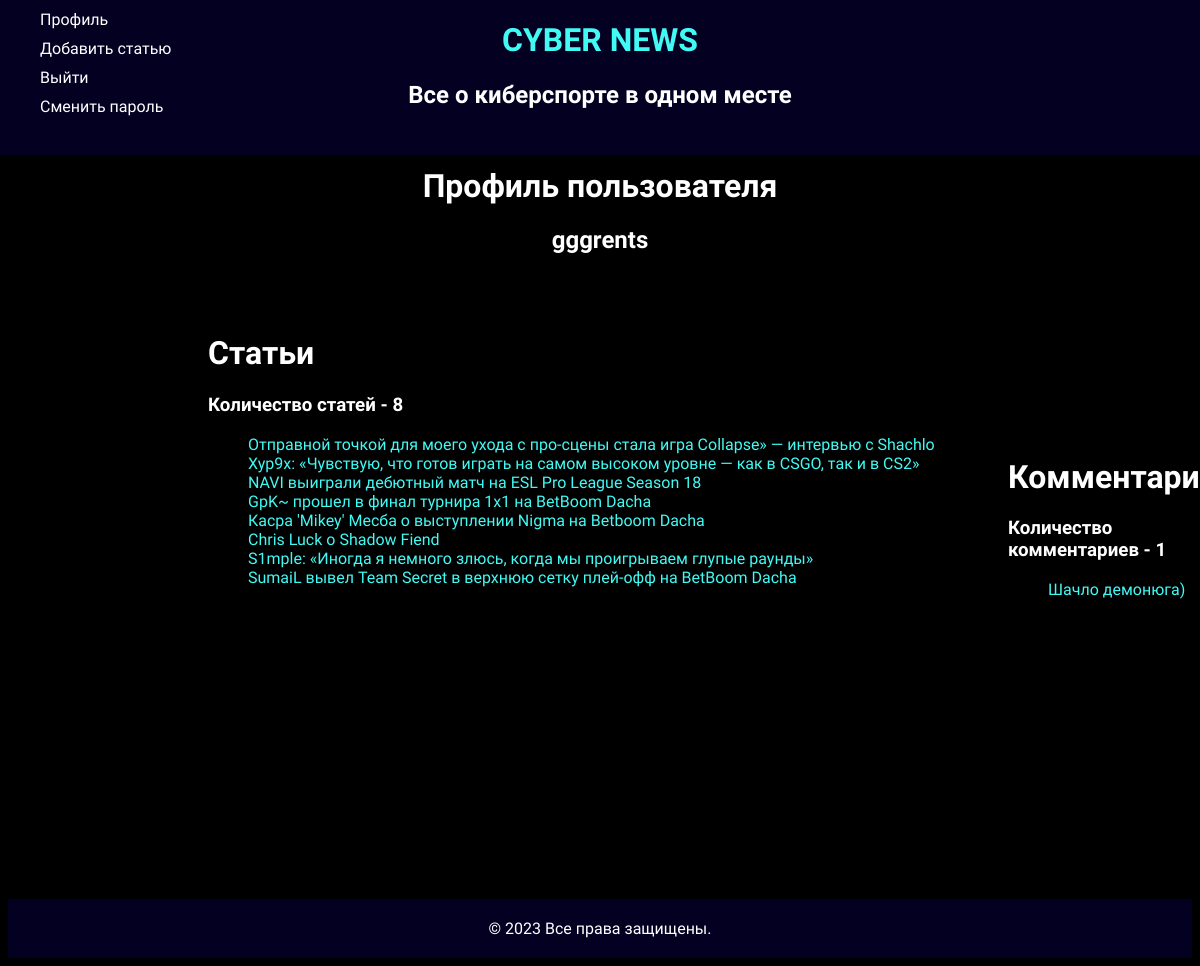
/profile/ (signed in), run on the app's committed database.
### news/models.py (models this page shows, shortened)
class Article(models.Model):
    author = models.ForeignKey(User, related_name="author", on_delete=models.CASCADE)
    title = models.CharField(max_length=255)
    slug = models.CharField(max_length=255, null=True)
    tags = TaggableManager()
    text = models.TextField(max_length=3000)
    image = models.ImageField(upload_to='uploads/')
    created = models.DateTimeField(auto_now_add=True, null=True)
    category = models.ForeignKey(to=Category, related_name='category', on_delete=models.CASCADE)
    class Meta:
        verbose_name = "Статья"
        verbose_name_plural = "Статьи"
        ordering = ['-created']

class Comment(models.Model) :
    author = models.ForeignKey(User, related_name="commentator", on_delete=models.CASCADE, blank=True, null=True)
    article = models.ForeignKey(Article, related_name='article', on_delete=models.CASCADE)
    name = models.CharField(max_length=155)
    text = models.TextField(max_length=1000)
    class Meta :
        verbose_name = "Комментарий"
        verbose_name_plural = "Комментарии"
    def get_absolute_url(self):
        return reverse('full-article', args=[str(self.article.id)])

### news/views.py (the view)
# urls.py: path('profile/', views.UserProfile.as_view(), name='profile'),
class UserProfile(View):
    def get(self, request):
        arts = Article.objects.filter(author=request.user)
        comms = Comment.objects.filter(author=request.user)
        return render(request, 'profile.html', {'arts': arts, 'comms': comms})

### templates/profile.html
{%extends 'base.html'%}
{%block content%}
<div class="userinfo">
<h1>Профиль пользователя</h1>
<h2>{{request.user.username}}</h2>
</div>
<div class="usArts">
<h1>Статьи</h1>
<h3>Количество статей - {{arts.count}}</h3>
<ul>
    {%for art in arts%}
    <li><a href="{%url 'full-article' art.id%}"> {{art.title}} </a></li>
    {%endfor%}
</ul>
</div>
<div class="usComs">
<h1>Комментарии</h1>
<h3>Количество комментариев - {{comms.count}}</h3>
<ul>
    {%for comm in comms%}
    <li><a href="{{ comm.get_absolute_url}}"> {{comm.text}} </a></li>
    {%endfor%}
</ul>
</div>
{%endblock%}

### news/static/styles.css (style rules this page uses)
html { background-color : black; color : white; }
body { font-family: 'Play', sans-serif; }
a { color: #41FAF4; text-decoration: none; }
.userinfo { text-align : center; margin-top : 140px; margin-bottom :80px; }
.usArts { margin-left : 200px; }
.usArts ul { list-style-type: none; }
.usComs { margin-left : 1000px; margin-bottom : 300px; margin-top : -150px; }
.usComs ul { list-style-type: none; }

### data on the page
Article: title "Отправной точкой для моего ухода с про-сцены стала игра Collapse» — интервью с Shachlo"
Article: title "Xyp9x: «Чувствую, что готов играть на самом высоком уровне — как в CSGO, так и в CS2»"
Article: title "NAVI выиграли дебютный матч на ESL Pro League Season 18"
Article: title "GpK~ прошел в финал турнира 1х1 на BetBoom Dacha"
Article: title "Касра 'Mikey' Месба о выступлении Nigma на Betboom Dacha"
Article: title "Chris Luck о Shadow Fiend"
Article: title "S1mple: «Иногда я немного злюсь, когда мы проигрываем глупые раунды»"
Article: title "SumaiL вывел Team Secret в верхнюю сетку плей-офф на BetBoom Dacha"
Comment: text "Шачло демонюга)"

### other printed values
{{ request.user.username }} "gggrents"
{{ arts.count }} "8"
{{ comms.count }} "1"
